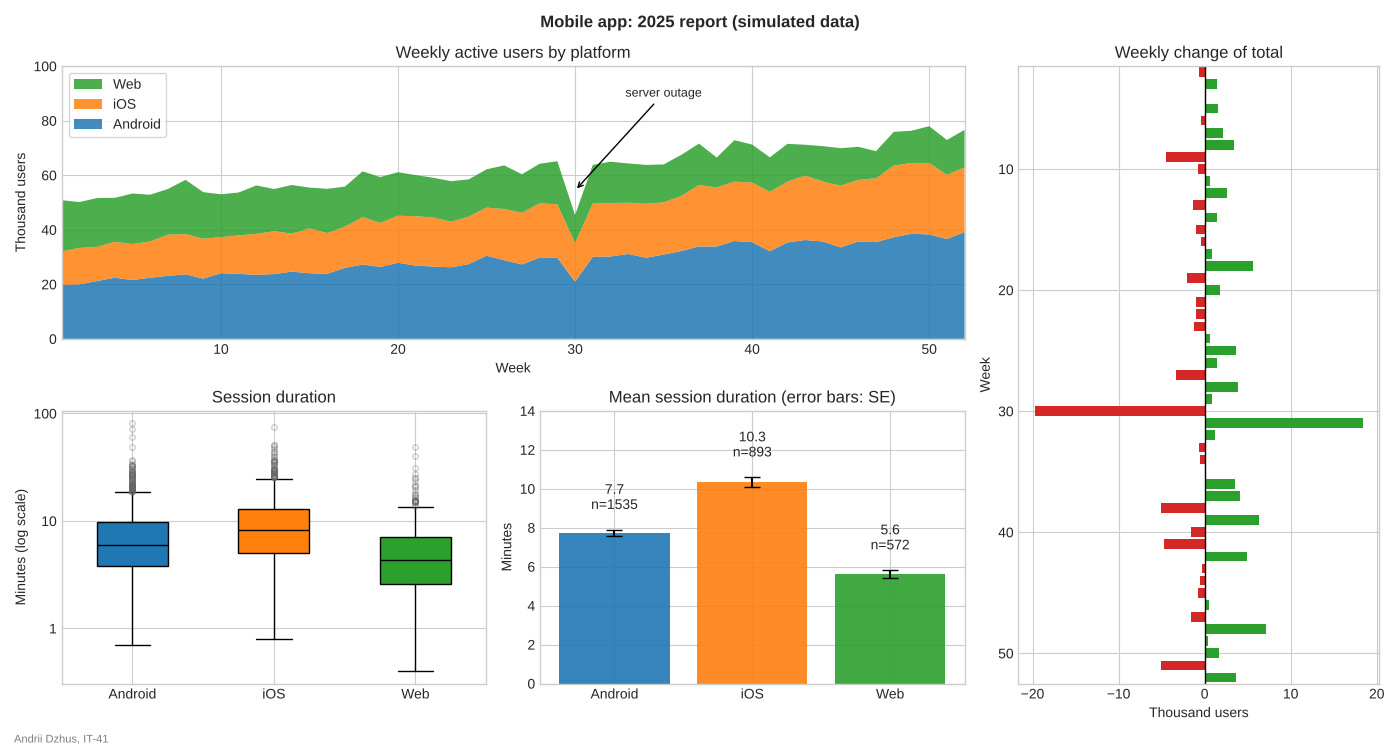

The script that saved this image:
import matplotlib.pyplot as plt
import numpy as np
import pandas as pd
from matplotlib.ticker import StrMethodFormatter

STUDENT_NAME = "Andrii Dzhus"   # ім'я та прізвище транслітерацією
STUDENT_GROUP = "IT-41"   # група

rng = np.random.default_rng(45)
platforms = ["Android", "iOS", "Web"]
# активні користувачі за тиждень, тис.
weeks = np.arange(1, 53)
users = pd.DataFrame({
    "Android": 20 + 0.35 * weeks + rng.normal(0, 1.2, size=52),
    "iOS": 12 + 0.25 * weeks + rng.normal(0, 0.9, size=52),
    "Web": 18 - 0.12 * weeks + rng.normal(0, 1.0, size=52),
}, index=weeks)
# тиждень 30: збій серверів
users.loc[30] *= 0.7

# 3000 сесій: платформа і тривалість, хв
n = 3000
sessions = pd.DataFrame({
    "platform": rng.choice(platforms, size=n, p=[0.5, 0.3, 0.2]),
})
median_minutes = sessions["platform"].map({"Android": 6, "iOS": 8, "Web": 4})
sessions["minutes"] = (median_minutes * rng.lognormal(0, 0.7, size=n)).round(1)

plt.style.use("seaborn-v0_8-whitegrid")
colors = {"Android": "tab:blue", "iOS": "tab:orange", "Web": "tab:green"}

fig, axes = plt.subplot_mosaic(
    [["area", "area", "change"],
     ["box", "bar", "change"]],
    figsize=(14, 7.5),
    gridspec_kw={"width_ratios": [1, 1, 0.85]},
)

# --- активні користувачі: площі зі стеком ---
ax = axes["area"]
ax.stackplot(weeks, [users[p] for p in platforms], labels=platforms,
             colors=[colors[p] for p in platforms], alpha=0.85)
total = users.sum(axis=1)
outage_week = total.diff().idxmin()           # тиждень з найбільшим падінням
ax.annotate("server outage", xy=(outage_week, total[outage_week] + 9),
            xytext=(outage_week + 5, 90), ha="center", va="center", fontsize=9,
            arrowprops={"arrowstyle": "->", "color": "black"})
handles, labels = ax.get_legend_handles_labels()
ax.legend(handles[::-1], labels[::-1], loc="upper left", frameon=True)
ax.set_xlim(weeks[0], weeks[-1])
ax.set_ylim(0, 100)
ax.set_title("Weekly active users by platform")
ax.set_xlabel("Week")
ax.set_ylabel("Thousand users")

# --- зміна загальної кількості до попереднього тижня ---
ax = axes["change"]
change = total.diff().dropna()
change_colors = np.where(change >= 0, "tab:green", "tab:red")
ax.barh(change.index, change.to_numpy(), color=change_colors, height=0.8)
ax.axvline(0, color="black", linewidth=1)
ax.set_ylim(change.index[-1] + 0.5, change.index[0] - 0.5)   # перший тиждень угорі
ax.set_title("Weekly change of total")
ax.set_xlabel("Thousand users")
ax.set_ylabel("Week")

# --- тривалість сесій: boxplot на логарифмічній шкалі ---
ax = axes["box"]
groups = [sessions.loc[sessions["platform"] == p, "minutes"] for p in platforms]
box = ax.boxplot(groups, patch_artist=True, widths=0.5,
                 medianprops={"color": "black"},
                 flierprops={"marker": "o", "markersize": 4, "alpha": 0.3,
                             "markerfacecolor": "none", "markeredgecolor": "0.4"})
for patch, platform in zip(box["boxes"], platforms):
    patch.set_facecolor(colors[platform])
ax.set_xticks(range(1, len(platforms) + 1), platforms)
ax.set_yscale("log")
ax.yaxis.set_major_formatter(StrMethodFormatter("{x:g}"))
ax.set_title("Session duration")
ax.set_ylabel("Minutes (log scale)")

# --- середня тривалість зі стандартною похибкою ---
ax = axes["bar"]
stats = sessions.groupby("platform")["minutes"].agg(["mean", "std", "count"]).loc[platforms]
stats["se"] = stats["std"] / np.sqrt(stats["count"])
bars = ax.bar(platforms, stats["mean"], yerr=stats["se"], capsize=6,
              color=[colors[p] for p in platforms], alpha=0.9)
ax.bar_label(bars, labels=[f"{m:.1f}\nn={c}" for m, c in zip(stats["mean"], stats["count"])],
             padding=12)
ax.set_ylim(0, 14)
ax.set_title("Mean session duration (error bars: SE)")
ax.set_ylabel("Minutes")

fig.suptitle("Mobile app: 2025 report (simulated data)", fontweight="bold")
fig.text(0.01, 0.01, f"{STUDENT_NAME}, {STUDENT_GROUP}", fontsize=8, color="gray")
fig.tight_layout(rect=(0, 0.02, 1, 1))

fig.savefig("task_5.png", dpi=100)
plt.show()
